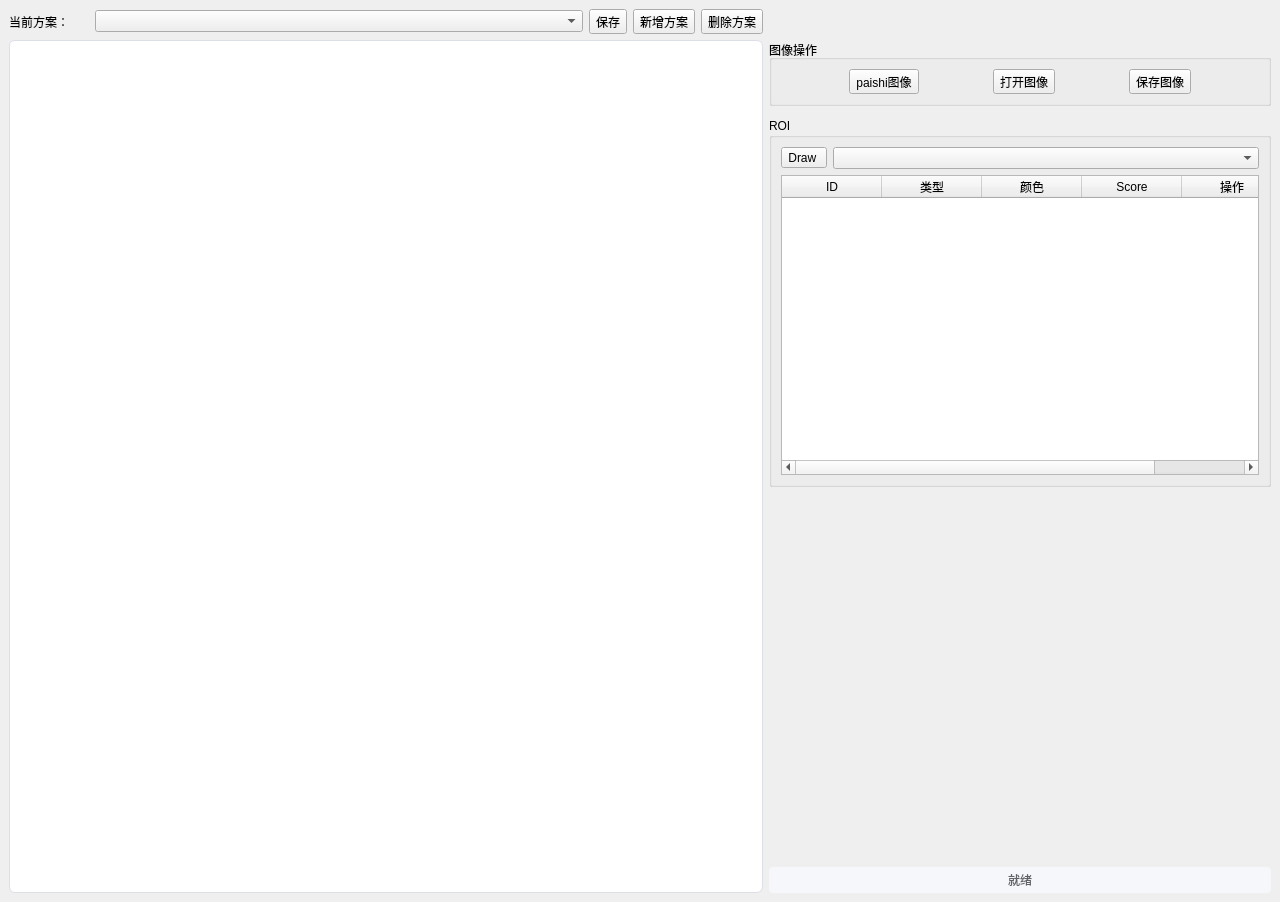
<?xml version="1.0" encoding="UTF-8"?>
<ui version="4.0">
 <class>DrawView</class>
 <widget class="QWidget" name="DrawView">
  <property name="geometry">
   <rect>
    <x>0</x>
    <y>0</y>
    <width>1280</width>
    <height>902</height>
   </rect>
  </property>
  <property name="windowTitle">
   <string>ROI模板绘制工具</string>
  </property>
  <property name="styleSheet">
   <string notr="true"/>
  </property>
  <layout class="QGridLayout" name="gridLayout" columnstretch="3,2">
   <property name="leftMargin">
    <number>9</number>
   </property>
   <property name="topMargin">
    <number>9</number>
   </property>
   <property name="rightMargin">
    <number>9</number>
   </property>
   <property name="bottomMargin">
    <number>9</number>
   </property>
   <item row="1" column="0">
    <layout class="QVBoxLayout" name="leftPanel">
     <property name="rightMargin">
      <number>0</number>
     </property>
     <item>
      <widget class="QGraphicsViews" name="graphicsView">
       <property name="sizePolicy">
        <sizepolicy hsizetype="Expanding" vsizetype="Expanding">
         <horstretch>3</horstretch>
         <verstretch>0</verstretch>
        </sizepolicy>
       </property>
       <property name="styleSheet">
        <string notr="true">border: 1px solid #dcdfe6; border-radius: 6px; background: white;</string>
       </property>
      </widget>
     </item>
    </layout>
   </item>
   <item row="0" column="0">
    <layout class="QHBoxLayout" name="templateSelectionLayout">
     <item>
      <widget class="QLabel" name="templateLabel">
       <property name="minimumSize">
        <size>
         <width>80</width>
         <height>0</height>
        </size>
       </property>
       <property name="text">
        <string>当前方案：</string>
       </property>
      </widget>
     </item>
     <item>
      <widget class="QComboBox" name="combo_templates">
       <property name="sizePolicy">
        <sizepolicy hsizetype="Expanding" vsizetype="Fixed">
         <horstretch>0</horstretch>
         <verstretch>0</verstretch>
        </sizepolicy>
       </property>
      </widget>
     </item>
     <item>
      <widget class="QToolButton" name="toolButton_save">
       <property name="text">
        <string>保存</string>
       </property>
       <property name="icon">
        <iconset resource="../resource/Resources.qrc">
         <normaloff>:/Resources/Resources/save.png</normaloff>:/Resources/Resources/save.png</iconset>
       </property>
       <property name="toolButtonStyle">
        <enum>Qt::ToolButtonTextBesideIcon</enum>
       </property>
      </widget>
     </item>
     <item>
      <widget class="QToolButton" name="toolButton_add">
       <property name="text">
        <string>新增方案</string>
       </property>
       <property name="icon">
        <iconset resource="../resource/Resources.qrc">
         <normaloff>:/Resources/Resources/add.png</normaloff>:/Resources/Resources/add.png</iconset>
       </property>
       <property name="toolButtonStyle">
        <enum>Qt::ToolButtonTextBesideIcon</enum>
       </property>
      </widget>
     </item>
     <item>
      <widget class="QToolButton" name="toolButton_delete">
       <property name="text">
        <string>删除方案</string>
       </property>
       <property name="icon">
        <iconset resource="../resource/Resources.qrc">
         <normaloff>:/Resources/Resources/delete.png</normaloff>:/Resources/Resources/delete.png</iconset>
       </property>
       <property name="toolButtonStyle">
        <enum>Qt::ToolButtonTextBesideIcon</enum>
       </property>
      </widget>
     </item>
    </layout>
   </item>
   <item row="1" column="1">
    <layout class="QVBoxLayout" name="rightPanel">
     <property name="spacing">
      <number>12</number>
     </property>
     <item>
      <widget class="QGroupBox" name="imageGroup">
       <property name="title">
        <string>图像操作</string>
       </property>
       <layout class="QVBoxLayout" name="imageLayout">
        <property name="spacing">
         <number>6</number>
        </property>
        <property name="leftMargin">
         <number>9</number>
        </property>
        <property name="topMargin">
         <number>9</number>
        </property>
        <property name="rightMargin">
         <number>9</number>
        </property>
        <property name="bottomMargin">
         <number>9</number>
        </property>
        <item>
         <layout class="QHBoxLayout" name="imageActionsLayout">
          <item>
           <widget class="QToolButton" name="toolButton_capture">
            <property name="text">
             <string>paishi图像</string>
            </property>
            <property name="icon">
             <iconset resource="../resource/Resources.qrc">
              <normaloff>:/Resources/Resources/camera-2.png</normaloff>:/Resources/Resources/camera-2.png</iconset>
            </property>
            <property name="toolButtonStyle">
             <enum>Qt::ToolButtonTextBesideIcon</enum>
            </property>
           </widget>
          </item>
          <item>
           <widget class="QToolButton" name="toolButton_open">
            <property name="text">
             <string>打开图像</string>
            </property>
            <property name="icon">
             <iconset resource="../resource/Resources.qrc">
              <normaloff>:/Resources/Resources/open.png</normaloff>:/Resources/Resources/open.png</iconset>
            </property>
            <property name="toolButtonStyle">
             <enum>Qt::ToolButtonTextBesideIcon</enum>
            </property>
           </widget>
          </item>
          <item>
           <widget class="QToolButton" name="toolButton_saveImage">
            <property name="text">
             <string>保存图像</string>
            </property>
            <property name="icon">
             <iconset resource="../resource/Resources.qrc">
              <normaloff>:/Resources/Resources/save.png</normaloff>:/Resources/Resources/save.png</iconset>
            </property>
            <property name="toolButtonStyle">
             <enum>Qt::ToolButtonTextBesideIcon</enum>
            </property>
           </widget>
          </item>
         </layout>
        </item>
       </layout>
      </widget>
     </item>
     <item>
      <widget class="QGroupBox" name="templateGroup">
       <property name="title">
        <string>ROI</string>
       </property>
       <layout class="QVBoxLayout" name="templateLayout">
        <property name="spacing">
         <number>6</number>
        </property>
        <property name="leftMargin">
         <number>9</number>
        </property>
        <property name="topMargin">
         <number>9</number>
        </property>
        <property name="rightMargin">
         <number>9</number>
        </property>
        <property name="bottomMargin">
         <number>9</number>
        </property>
        <item>
         <layout class="QHBoxLayout" name="horizontalLayout">
          <property name="topMargin">
           <number>0</number>
          </property>
          <item>
           <widget class="QToolButton" name="toolButton_draw">
            <property name="text">
             <string>Draw </string>
            </property>
           </widget>
          </item>
          <item>
           <widget class="QComboBox" name="combo_shapes"/>
          </item>
         </layout>
        </item>
        <item>
         <widget class="QTableWidget" name="tableWidget">
          <property name="sizePolicy">
           <sizepolicy hsizetype="Expanding" vsizetype="Expanding">
            <horstretch>0</horstretch>
            <verstretch>1</verstretch>
           </sizepolicy>
          </property>
          <property name="minimumSize">
           <size>
            <width>0</width>
            <height>200</height>
           </size>
          </property>
          <property name="alternatingRowColors">
           <bool>true</bool>
          </property>
          <property name="selectionBehavior">
           <enum>QAbstractItemView::SelectRows</enum>
          </property>
          <column>
           <property name="text">
            <string>ID</string>
           </property>
          </column>
          <column>
           <property name="text">
            <string>类型</string>
           </property>
          </column>
          <column>
           <property name="text">
            <string>颜色</string>
           </property>
          </column>
          <column>
           <property name="text">
            <string>Score</string>
           </property>
          </column>
          <column>
           <property name="text">
            <string>操作</string>
           </property>
          </column>
         </widget>
        </item>
       </layout>
      </widget>
     </item>
     <item>
      <spacer name="verticalSpacer">
       <property name="orientation">
        <enum>Qt::Vertical</enum>
       </property>
       <property name="sizeHint" stdset="0">
        <size>
         <width>20</width>
         <height>40</height>
        </size>
       </property>
      </spacer>
     </item>
     <item>
      <widget class="QLabel" name="statusLabel">
       <property name="styleSheet">
        <string notr="true">color: #606266; background-color: #f5f7fa; border-radius: 4px; padding: 4px;</string>
       </property>
       <property name="text">
        <string>就绪</string>
       </property>
       <property name="alignment">
        <set>Qt::AlignCenter</set>
       </property>
      </widget>
     </item>
    </layout>
   </item>
  </layout>
 </widget>
 <customwidgets>
  <customwidget>
   <class>QGraphicsViews</class>
   <extends>QGraphicsView</extends>
   <header location="global">QGraphicsViews.h</header>
  </customwidget>
 </customwidgets>
 <resources>
  <include location="../resource/Resources.qrc"/>
 </resources>
 <connections/>
</ui>
